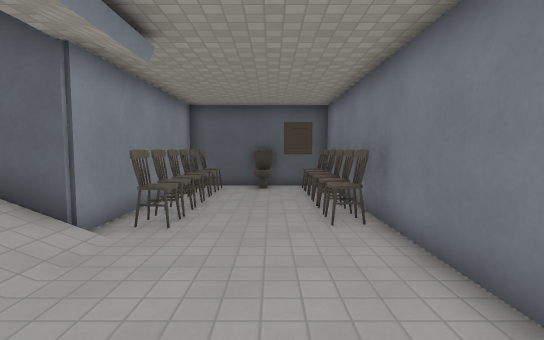
[1] (above)

17 first-person views from a walk through a 3-D level made in the Godot game engine. The camera is 1.5 m above the floor, tilts 4° down and sees 85° across. The floor is counted in squares, 1 m on a side. Each view is taken from the middle of a square. On the plan, view 1 faces up. The plan holds only what a view shows up to about 15 squares ahead; the rest is blank. The place goes on beyond the plan. Some surface patterns are stand-ins.

[2]
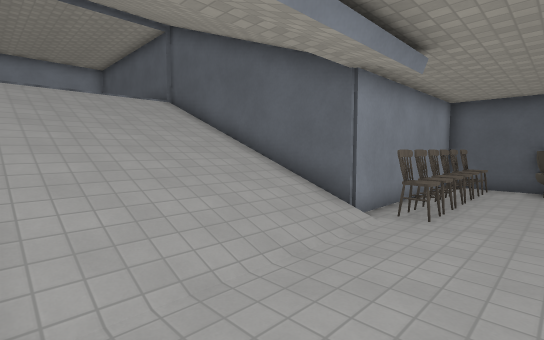

[3]
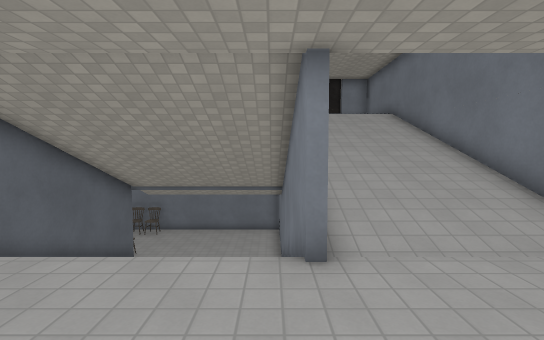

[4]
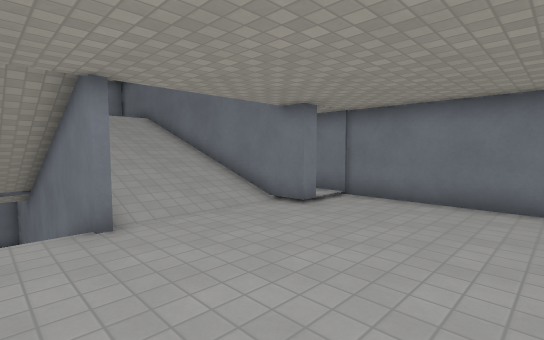

[5]
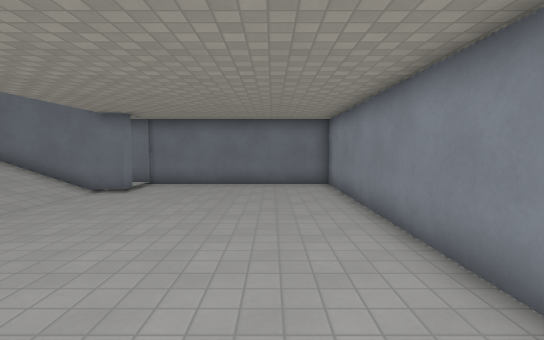

[6]
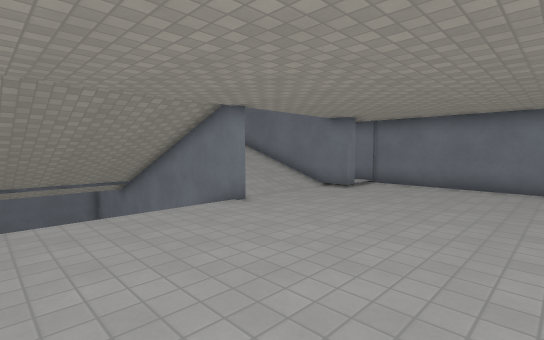

[7]
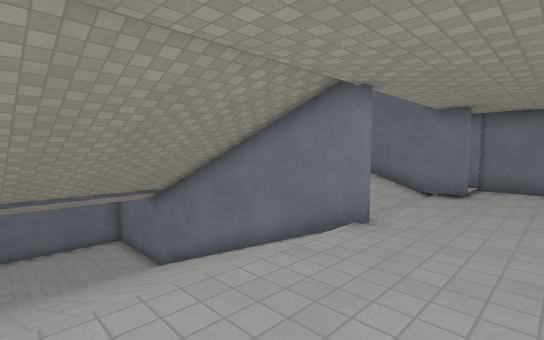

[8]
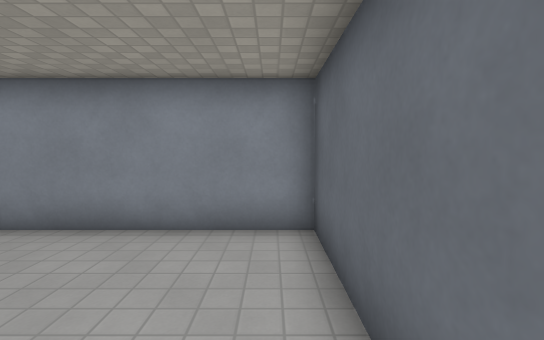

[9]
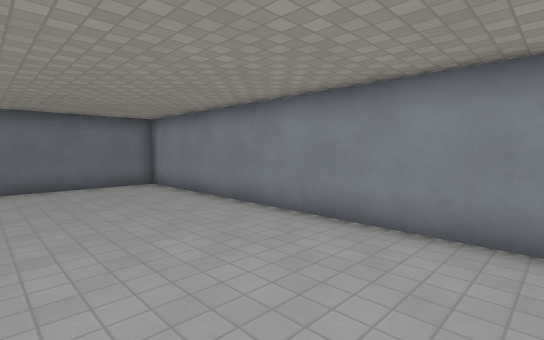

[10]
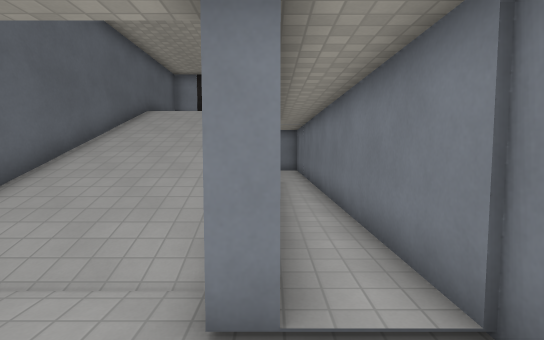

[11]
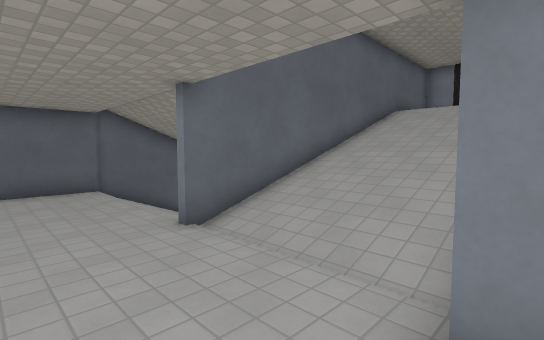

[12]
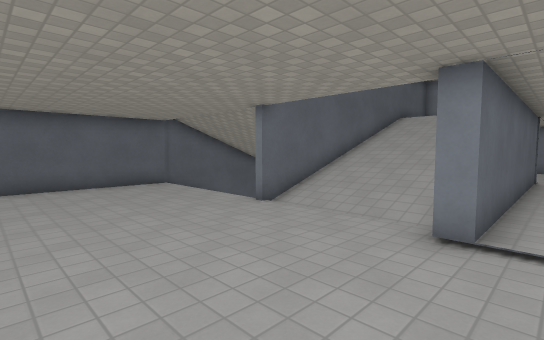

[13]
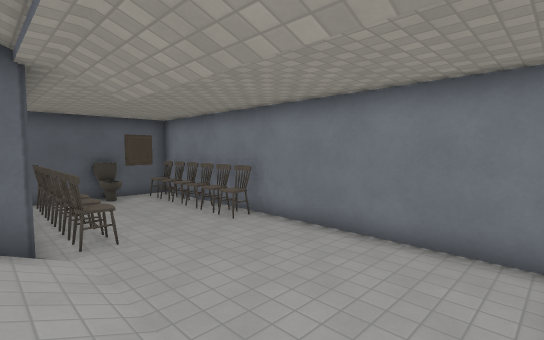

[14]
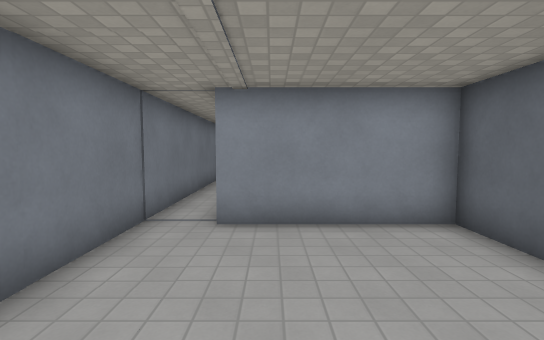

[15]
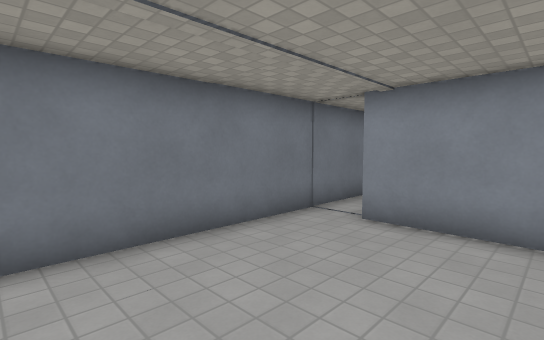

[16]
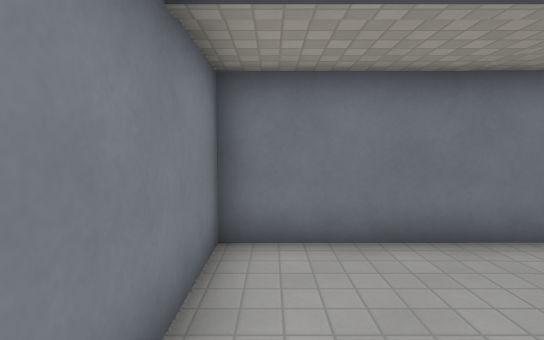

[17]
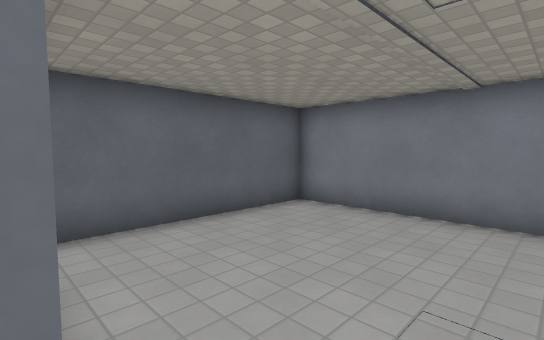

### Floor plan
Key: @ floor where view 1 was taken; # wall or solid block; . main floor; : floor 0.25 m higher than the main floor; - floor 3.5 m lower than the main floor; / step, stairs or slope; P painting; O other object.
Columns run from 21 left of view 1 to 5 right of it. Each row starts with its distance up from view 1.
 13                  ####
 12                  #--#OP#
 11                  #-O-OOO
 10                  #-O--OO
  9                  #-O--OO
  8                  #-O--OO
  7                  #-O--OO
  6                  #-O--OO
  5 ##################/-----#
  4 #........//////////-----#
  3 #........//////////-----#
  2 #........//////////-----#
  1 #........//////////-----#
  0 #........//////////--@--#
 -1 #........//////////-----#
 -2 #........##################
 -3 #.........//////////......#
 -4 #.........//////////......#
 -5 #.........//////////......#
 -6 #.........//////////......#
 -7 #........###########......#
 -8 #........::::::::::.......#
 -9 ###########################

Where each view was taken, in squares from view 1:
view 1: 0 up, 0 right, facing up
view 2: 1 down, 0 right, facing up-left
view 3: 1 down, 16 left, facing right
view 4: 0 up, 18 left, facing down-right
view 5: 4 up, 18 left, facing down
view 6: 4 up, 19 left, facing down-right
view 7: 4 up, 15 left, facing down-right
view 8: 4 up, 15 left, facing left
view 9: 4 up, 15 left, facing down-left
view 10: 7 down, 15 left, facing right
view 11: 7 down, 15 left, facing up-right
view 12: 8 down, 18 left, facing up-right
view 13: 1 down, 4 left, facing up-right
view 14: 6 down, 4 right, facing left
view 15: 4 down, 4 right, facing down-left
view 16: 4 down, 4 right, facing down
view 17: 8 down, 2 left, facing up-right
